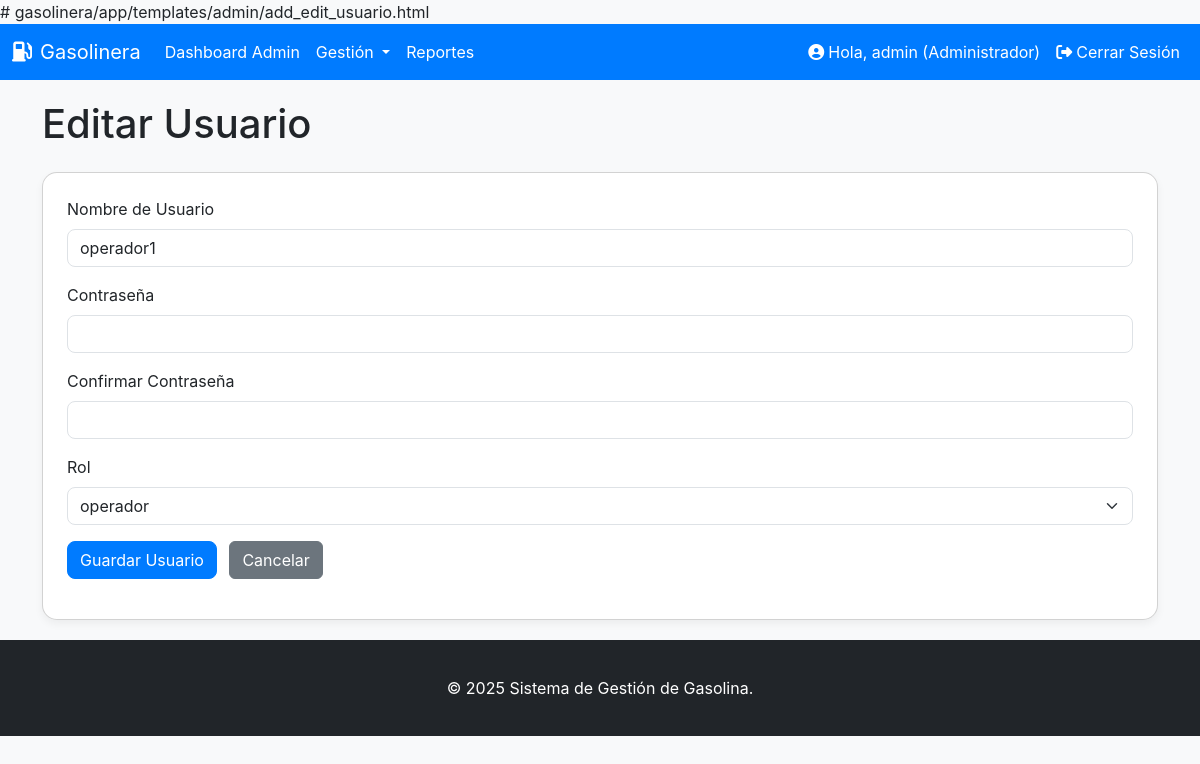
Page /admin/usuarios/edit/2 (signed in) on the committed database.
### app/models.py (models this page shows, shortened)
class Usuario(UserMixin, db.Model):
    __tablename__ = 'usuarios'
    id = db.Column(db.Integer, primary_key=True)
    username = db.Column(db.String(64), unique=True, nullable=False) # Nombre de usuario
    password_hash = db.Column(db.String(128)) # Hash de la contraseña
    rol_id = db.Column(db.Integer, db.ForeignKey('roles.id')) # Clave foránea del rol
    clientes = db.relationship('Cliente', backref='usuario', lazy='dynamic') # Relación con clientes

class Rol(db.Model):
    __tablename__ = 'roles'
    id = db.Column(db.Integer, primary_key=True)
    nombre = db.Column(db.String(50), unique=True, nullable=False) # Nombre del rol (administrador, operador, cliente)
    usuarios = db.relationship('Usuario', backref='rol', lazy='dynamic') # Relación con usuarios

### app/admin.py (the view, shortened to what this page needs)
@admin.route('/usuarios/edit/<int:id>', methods=['GET', 'POST'])
@login_required
@admin_required
def edit_usuario(id):
    usuario = Usuario.query.get_or_404(id)
    form = UsuarioForm(obj=usuario)
    form.rol_id.choices = [(rol.id, rol.nombre) for rol in Rol.query.all()]
    return render_template('admin/add_edit_usuario.html', form=form, usuario=usuario, title='Editar Usuario')

### app/forms.py
class UsuarioForm(FlaskForm):
    username = StringField('Nombre de Usuario', validators=[DataRequired(), Length(min=4, max=64)])
    password = PasswordField('Contraseña')
    confirm_password = PasswordField('Confirmar Contraseña', validators=[EqualTo('password', message='Las contraseñas deben coincidir')])
    rol_id = SelectField('Rol', coerce=int, validators=[DataRequired()])
    submit = SubmitField('Guardar Usuario')

### app/admin.py (called while the page is built)
def admin_required(f):
    @wraps(f)
    def decorated_function(*args, **kwargs):
        if not current_user.is_authenticated or current_user.rol.nombre != 'administrador':
            flash('Acceso denegado. Se requiere rol de administrador.', 'danger')
            return redirect(url_for('main.index'))
        return f(*args, **kwargs)
    return decorated_function

### app/auth.py (called while the page is built)
@login_manager.user_loader
def load_user(user_id):
    return Usuario.query.get(int(user_id))

### app/templates/admin/add_edit_usuario.html (shortened to what this page needs)
{% extends "base.html" %}
{% block content %}
<h1 class="mb-4">{% if usuario %}Editar Usuario{% else %}Añadir Nuevo Usuario{% endif %}</h1>
<div class="card p-4">
    <form method="POST">
        <div class="mb-3">
            {{ form.username.label(class="form-label") }}
            {{ form.username(class="form-control") }}
        </div>
        <div class="mb-3">
            {{ form.password.label(class="form-label") }}
            {{ form.password(class="form-control") }}
        </div>
        <div class="mb-3">
            {{ form.confirm_password.label(class="form-label") }}
            {{ form.confirm_password(class="form-control") }}
        </div>
        <div class="mb-3">
            {{ form.rol_id.label(class="form-label") }}
            {{ form.rol_id(class="form-select") }}
        </div>
        {{ form.submit(class="btn btn-primary") }}
        <a href="{{ url_for('admin.manage_usuarios') }}" class="btn btn-secondary ms-2">Cancelar</a>
    </form>
</div>
{% endblock %}

### app/templates/base.html (shortened to what this page needs)
<!DOCTYPE html>
<html lang="es">
<head>
    <link href="https://cdn.jsdelivr.net/npm/bootstrap@5.3.3/dist/css/bootstrap.min.css" rel="stylesheet" xintegrity="sha384-QWTKZyjpPEjISv5WaRU9OFeRpok6YctnYmDr5pNlyT2bRjXh0JMhjY6hW+ALEwIH">
    <link rel="stylesheet" href="https://cdnjs.cloudflare.com/ajax/libs/font-awesome/6.5.2/css/all.min.css" xintegrity="sha512-SnH5WK+bZxgPHs44uWIX+LLJAJ9/2PkPKZ5QiAj6Ta86w+fsb2TkcmfRyVX3pBnMFcV7oQPJkl9QevSCWr3W6A==" />
</head>
<body>
    <nav class="navbar navbar-expand-lg navbar-dark">
        <div class="container-fluid">
            <a class="navbar-brand" href="{{ url_for('main.index') }}">
                <i class="fas fa-gas-pump me-2"></i>Gasolinera
            </a>
            <div class="collapse navbar-collapse" id="navbarNav">
                <ul class="navbar-nav me-auto mb-2 mb-lg-0">
                    {% if current_user.is_authenticated %}
                        {% if current_user.rol.nombre == 'administrador' %}
                            <li class="nav-item">
                                <a class="nav-link" href="{{ url_for('admin.dashboard') }}">Dashboard Admin</a>
                            </li>
                            <li class="nav-item dropdown">
                                <a class="nav-link dropdown-toggle" href="#" id="navbarDropdownAdmin" role="button" data-bs-toggle="dropdown" aria-expanded="false">
                                    Gestión
                                </a>
                            </li>
                             <li class="nav-item">
                                <a class="nav-link" href="{{ url_for('admin.view_reports') }}">Reportes</a>
                            </li>
                        {% endif %}
                    {% endif %}
                </ul>
                <ul class="navbar-nav ms-auto">
                    {% if current_user.is_authenticated %}
                        <li class="nav-item">
                            <span class="nav-link"><i class="fas fa-user-circle me-1"></i>Hola, {{ current_user.username }} ({{ current_user.rol.nombre | capitalize }})</span>
                        </li>
                        <li class="nav-item">
                            <a class="nav-link" href="{{ url_for('auth.logout') }}"><i class="fas fa-sign-out-alt me-1"></i>Cerrar Sesión</a>
                        </li>
                    {% else %}
                        <li class="nav-item">
                            <a class="nav-link" href="{{ url_for('auth.login') }}"><i class="fas fa-sign-in-alt me-1"></i>Iniciar Sesión</a>
                        </li>
                    {% endif %}
                </ul>
            </div>
        </div>
    </nav>
    <div class="container">
        {% block content %}{% endblock %}
    </div>
    <footer class="footer mt-auto py-3 bg-dark">
        <div class="container text-center">
            <span class="text-white">&copy; {{ moment().format('YYYY') }} Sistema de Gestión de Gasolina.</span>
        </div>
    </footer>
</body>
</html>

### app/templates/base.html (style rules this page uses)
body { font-family: 'Inter', sans-serif; background-color: #f8f9fa; }
.navbar { background-color: #007bff; }
.navbar-brand, .nav-link { color: white !important; }
.footer { background-color: #343a40; color: white; padding: 1rem 0; position: relative; bottom: 0; width: 100%; }
.container { margin-top: 20px; margin-bottom: 20px; }
.card { border-radius: 15px; box-shadow: 0 4px 8px rgba(0,0,0,.05); }
.btn-primary { background-color: #007bff; border-color: #007bff; border-radius: 8px; }
.form-control, .form-select { border-radius: 8px; }

### rows in the picture
Usuario: username "admin"
Rol: rol.nombre "Administrador"
Usuario: username "operador1", rol_id "operador"

### other values in the picture
{{ moment().format('YYYY') }} "2025"
